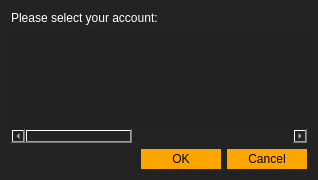
<?xml version="1.0" encoding="UTF-8"?>
<ui version="4.0">
 <class>AvailableAccounts</class>
 <widget class="QDialog" name="AvailableAccounts">
  <property name="geometry">
   <rect>
    <x>0</x>
    <y>0</y>
    <width>318</width>
    <height>180</height>
   </rect>
  </property>
  <property name="windowTitle">
   <string>Available Accounts</string>
  </property>
  <property name="windowIcon">
   <iconset>
    <normaloff>resources/acria_logo5_colored.svg</normaloff>resources/acria_logo5_colored.svg</iconset>
  </property>
  <property name="styleSheet">
   <string notr="true">background-color:#232323;
color:white;</string>
  </property>
  <layout class="QVBoxLayout" name="verticalLayout">
   <item>
    <widget class="QLabel" name="label">
     <property name="text">
      <string>Please select your account:</string>
     </property>
    </widget>
   </item>
   <item>
    <widget class="QTableWidget" name="tableWidget_accounts">
     <property name="styleSheet">
      <string notr="true">QTreeView, QTableView {
    alternate-background-color: rgba(0,0,0, 64);
    background-color: #222222;
    border: 0px;
/*border: 1px solid #333333;*/
gridline-color: #333333;
}

QTableView::item:selected{
/*background-color: rgba(85, 58, 22, 174);*/
background-color: #282828;
color: palette(highlightedText);
border:1px solid rgba(255, 120, 0, 160);
}

QHeaderView::section{
background:#333333;
border:none;
gridline-color: #000000;
}

QTreeView {
  selection-background-color: transparent;
}

QTreeView::item:focus {
  border: none;
}

QTreeView::item:selected {
  border: none;
  border-radius: 3px;
  color: palette(button-text);
}

QTreeView::item:hover {
  border-radius: 3px;
  background: #000000;
}


QTreeView::item:selected:active{
  color: palette(button-text);
  background: #040404;
}

QTreeView::item:selected:!active {
  color: palette(button-text);
  background: #080808;
}

QTreeView::item { 
color: #debc85; 
}
QTreeView::item:selected { 
color: #00004b; 
}
QTreeView#settingsTree {
 background: #131313; 
}
</string>
     </property>
     <property name="editTriggers">
      <set>QAbstractItemView::NoEditTriggers</set>
     </property>
     <property name="showDropIndicator" stdset="0">
      <bool>false</bool>
     </property>
     <property name="selectionMode">
      <enum>QAbstractItemView::SingleSelection</enum>
     </property>
     <property name="selectionBehavior">
      <enum>QAbstractItemView::SelectRows</enum>
     </property>
     <property name="showGrid">
      <bool>true</bool>
     </property>
     <property name="rowCount">
      <number>0</number>
     </property>
     <property name="columnCount">
      <number>5</number>
     </property>
     <attribute name="horizontalHeaderVisible">
      <bool>false</bool>
     </attribute>
     <attribute name="horizontalHeaderHighlightSections">
      <bool>true</bool>
     </attribute>
     <attribute name="verticalHeaderVisible">
      <bool>false</bool>
     </attribute>
     <attribute name="verticalHeaderHighlightSections">
      <bool>true</bool>
     </attribute>
     <column/>
     <column/>
     <column/>
     <column/>
     <column/>
    </widget>
   </item>
   <item>
    <widget class="QDialogButtonBox" name="buttonBox">
     <property name="styleSheet">
      <string notr="true">background-color:white;
color:black;
border: none;
/*padding:30px;*/
width:80px;
padding-top:3px;
padding-bottom:3px;
background-color:orange;</string>
     </property>
     <property name="orientation">
      <enum>Qt::Horizontal</enum>
     </property>
     <property name="standardButtons">
      <set>QDialogButtonBox::Cancel|QDialogButtonBox::Ok</set>
     </property>
    </widget>
   </item>
  </layout>
 </widget>
 <resources/>
 <connections>
  <connection>
   <sender>buttonBox</sender>
   <signal>accepted()</signal>
   <receiver>AvailableAccounts</receiver>
   <slot>accept()</slot>
   <hints>
    <hint type="sourcelabel">
     <x>248</x>
     <y>254</y>
    </hint>
    <hint type="destinationlabel">
     <x>157</x>
     <y>274</y>
    </hint>
   </hints>
  </connection>
  <connection>
   <sender>buttonBox</sender>
   <signal>rejected()</signal>
   <receiver>AvailableAccounts</receiver>
   <slot>reject()</slot>
   <hints>
    <hint type="sourcelabel">
     <x>316</x>
     <y>260</y>
    </hint>
    <hint type="destinationlabel">
     <x>286</x>
     <y>274</y>
    </hint>
   </hints>
  </connection>
 </connections>
</ui>
